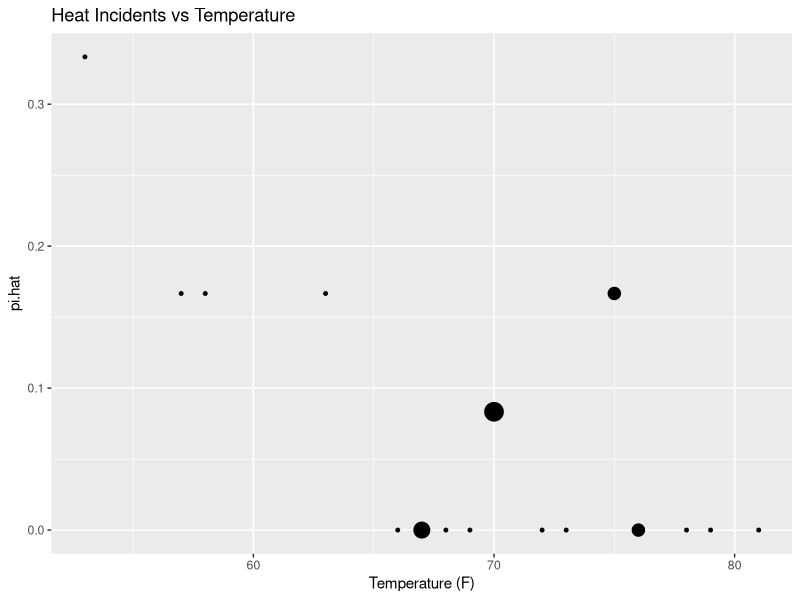
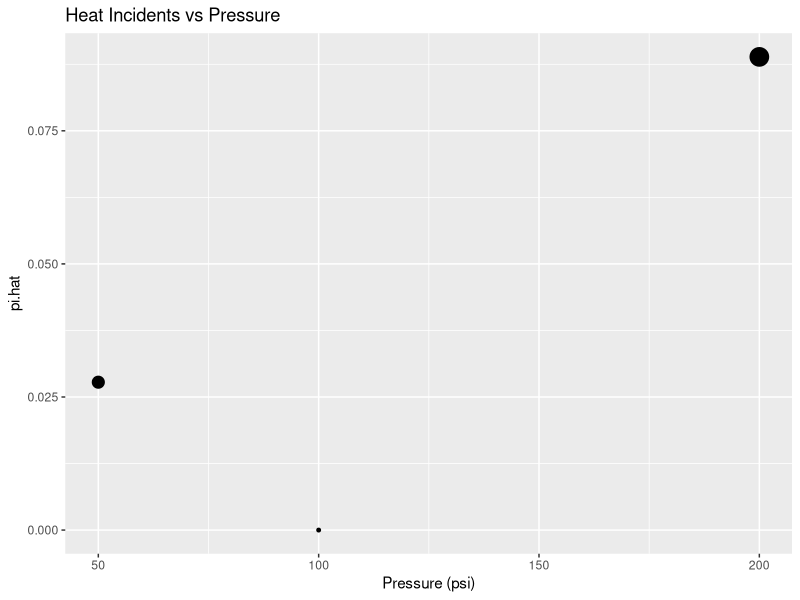

These figures' R source, in order:
## ---- chunk 1
knitr::opts_chunk$set(echo = TRUE)
## ---- chunk 2
library(data.table)
library(ggplot2)

dt = as.data.table(read.csv('challenger.csv', header = TRUE, sep = ','))
# head(dt)

# data tables for plots
dtt = dt[, .(w = sum(O.ring), n = sum(Number)), by = Temp][, pi.hat := w/n]
dtp = dt[, .(w = sum(O.ring), n = sum(Number)), by = Pressure][, pi.hat := w/n]
# head(dtt)
# head(dtp)

# plots of pi_hat vs. temperature and pressure
par(mfrow = c(2,2))
plt.t = ggplot(data = dtt, aes(x = Temp, y = pi.hat))
plt.t + geom_point(aes(size = n)) +
        labs(title = 'Heat Incidents vs Temperature', x = 'Temperature (F)') +
        theme(legend.position = 'none')

plt.p = ggplot(data = dtp, aes(x = Pressure, y = pi.hat))
plt.p + geom_point(aes(size = n)) +
        labs(title = 'Heat Incidents vs Pressure', x = 'Pressure (psi)') +
        theme(legend.position = 'none')
